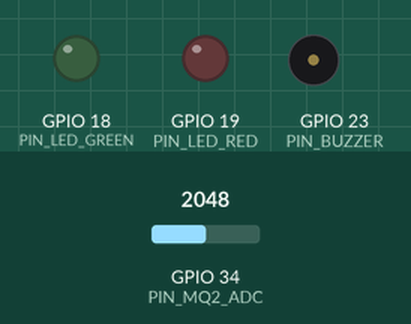
A sketch run on a simulated ESP32. Shown: output pins drawn as LEDs (lit = HIGH), buzzer (waves = sounding, pin HIGH). The inputs (shaded band) are chosen by the test bench; at power-on: GPIO 34 (PIN_MQ2_ADC) = 2048. WiFi joins after 1.5 s; servers stay silent unless stated; uploads are accepted with an empty reply; what the sketch prints to the serial monitor is not drawn.

Above: at 2.1 s.
At 11.6 s:
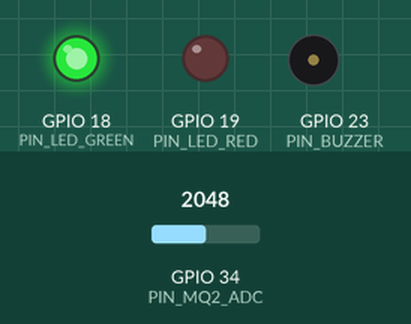
At 20.3 s:
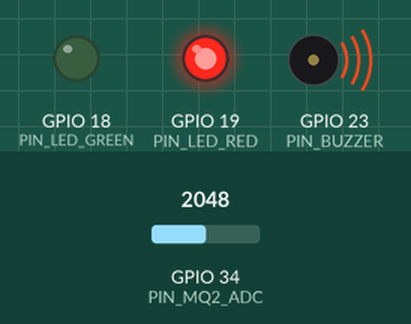
Timing chart, 0 to 21.8 s (numbered marks = the images above):
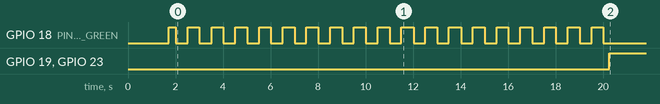

The sketch:

aeris_cloud_telemetry.ino
```cpp
/*
  =============================================================================
  AERIS · ESP32 + MQ-2 Cloud Telemetry Firmware (Production Architecture)
  =============================================================================

  Features:
  1. Autonomous Safety: MQ-2 sensor reading, threshold evaluation, Red/Green LEDs,
     and Buzzer operate inside an unblocked hardware loop regardless of Wi-Fi or Cloud status.
  2. Router Station Mode: Connects to home/college Wi-Fi with auto-reconnection.
  3. Outbound HTTPS Telemetry: Dispatches POST requests every 2000ms using millis()
     scheduling to avoid blocking sensor sampling.
  4. Secure Bearer Authentication: Transmits device token in Authorization header.
  5. JSON Protocol:
     {
       "deviceId": "aeris-esp32-01",
       "adc": 1248,
       "threshold": 1800,
       "ready": true,
       "alarm": false,
       "uptimeMs": 48320
     }
  =============================================================================
*/

#include <WiFi.h>
#include <WiFiClientSecure.h>
#include <HTTPClient.h>

// -----------------------------------------------------------------------------
// 1. Hardware Pin Definitions
// -----------------------------------------------------------------------------
const int PIN_MQ2_ADC   = 34; // MQ-2 Analog In (ADC1_CH6)
const int PIN_LED_GREEN = 18; // Green LED (Safe state)
const int PIN_LED_RED   = 19; // Red LED (Alarm state)
const int PIN_BUZZER    = 23; // Active Piezo Buzzer

// -----------------------------------------------------------------------------
// 2. Sensor & Safety Parameters
// -----------------------------------------------------------------------------
const int ALARM_THRESHOLD          = 1800;  // Raw 12-bit ADC trip level (0 - 4095)
const unsigned long WARMUP_TIME_MS = 20000; // 20s sensor heater stabilization delay

// -----------------------------------------------------------------------------
// 3. Network & Cloud Credentials
// -----------------------------------------------------------------------------
// Set your local router Wi-Fi credentials
const char* WIFI_SSID     = "YOUR_WIFI_NAME";
const char* WIFI_PASSWORD = "YOUR_WIFI_PASSWORD";

// Cloud Backend Endpoint (Live Vercel Serverless Function)
const char* API_URL       = "https://gasdetection.vercel.app/api/telemetry";
const char* DEVICE_ID     = "AERIS-01";
const char* DEVICE_TOKEN  = "aeris-secure-token";

// Optional: Root CA Certificate in PEM format for TLS verification
// If prototyping on a local HTTPS server, you can configure accordingly.
const char* ROOT_CA_CERTIFICATE = \
"-----BEGIN CERTIFICATE-----\n" \
"MIIFazCCA1OgAwIBAgIRAIIQz7DSQONZRGPgu2OCiwAwDQYJKoZIhvcNAQELBQAw\n" \
"TzELMAkGA1UEBhMCVVMxEzARBgNVBAoTCkdvb2dsZSBMTUMxHzAdBgNVBAMTFlRl\n" \
"c3QgUm9vdCBDZXJ0aWZpY2F0ZTAeFw0yMDAxMDEwMDAwMDBaFw0zMDAxMDEwMDAw\n" \
"MDBaME8xCzAJBgNVBAYTAlVTMRMwEQYDVQQKEwpHb29nbGUgTExDMR8wHQYDVQQD\n" \
"ExZUZXN0IFJvb3QgQ2VydGlmaWNhdGUwggEiMA0GCSqGSIb3DQEBAQUAA4IBDwAw\n" \
"ggEKAoIBAQC6N5...\n" \
"-----END CERTIFICATE-----\n";

// -----------------------------------------------------------------------------
// 4. Runtime State Variables
// -----------------------------------------------------------------------------
unsigned long systemStartTime     = 0;
unsigned long lastTelemetrySentAt = 0;
const unsigned long TELEMETRY_INTERVAL_MS = 2000; // 2-second rate limit

// Filtered ADC reading
int currentAdcValue  = 0;
bool currentIsAlarm  = false;
bool currentIsReady  = false;

// -----------------------------------------------------------------------------
// 5. Sensor Sampling (Oversampled & Averaged)
// -----------------------------------------------------------------------------
void sampleSensor() {
  // Average 8 quick samples to reduce electrical noise on ADC1
  long sum = 0;
  for (int i = 0; i < 8; i++) {
    sum += analogRead(PIN_MQ2_ADC);
    delayMicroseconds(150);
  }
  currentAdcValue = sum / 8;

  unsigned long now = millis();
  currentIsReady = (now - systemStartTime) >= WARMUP_TIME_MS;
  currentIsAlarm = currentIsReady && (currentAdcValue >= ALARM_THRESHOLD);
}

// -----------------------------------------------------------------------------
// 6. Autonomous Hardware Actuators (Non-Negotiable Safety Rule)
// -----------------------------------------------------------------------------
void updateHardwareOutputs() {
  unsigned long now = millis();

  if (!currentIsReady) {
    // Sensor heater warming up: blink green LED slowly (1 Hz), buzzer off
    digitalWrite(PIN_LED_GREEN, (now / 500) % 2);
    digitalWrite(PIN_LED_RED, LOW);
    digitalWrite(PIN_BUZZER, LOW);
  } else if (currentIsAlarm) {
    // Critical Gas Alarm: Green OFF, Red ON, Buzzer Active
    digitalWrite(PIN_LED_GREEN, LOW);
    digitalWrite(PIN_LED_RED, HIGH);
    digitalWrite(PIN_BUZZER, HIGH);
  } else {
    // Normal monitoring: Green ON, Red OFF, Buzzer Inactive
    digitalWrite(PIN_LED_GREEN, HIGH);
    digitalWrite(PIN_LED_RED, LOW);
    digitalWrite(PIN_BUZZER, LOW);
  }
}

// -----------------------------------------------------------------------------
// 7. Non-blocking HTTPS Telemetry Dispatcher
// -----------------------------------------------------------------------------
void publishTelemetry() {
  if (WiFi.status() != WL_CONNECTED) {
    // Wi-Fi not connected: do not attempt HTTP dispatch, local alarm continues uninterrupted
    return;
  }

  WiFiClientSecure client;

  // For production: validate certificate using client.setCACert(ROOT_CA_CERTIFICATE);
  // For initial prototype/development: client.setInsecure() can be used during onboarding.
  client.setInsecure();
  client.setTimeout(2500); // Strict timeout so network latency never stalls execution

  HTTPClient http;
  if (!http.begin(client, API_URL)) {
    Serial.println("[AERIS HTTP] Failed to initialize connection");
    return;
  }

  http.addHeader("Content-Type", "application/json");
  http.addHeader("Authorization", String("Bearer ") + DEVICE_TOKEN);
  http.setTimeout(2500);

  // Build JSON payload matching the protocol specification
  String payload = "{";
  payload += "\"deviceId\":\"" + String(DEVICE_ID) + "\",";
  payload += "\"adc\":" + String(currentAdcValue) + ",";
  payload += "\"threshold\":" + String(ALARM_THRESHOLD) + ",";
  payload += "\"ready\":" + String(currentIsReady ? "true" : "false") + ",";
  payload += "\"alarm\":" + String(currentIsAlarm ? "true" : "false") + ",";
  payload += "\"uptimeMs\":" + String(millis());
  payload += "}";

  int httpCode = http.POST(payload);

  if (httpCode > 0) {
    Serial.printf("[AERIS HTTP] Telemetry delivered (Code: %d) | ADC: %d | Alarm: %s\n",
                  httpCode, currentAdcValue, currentIsAlarm ? "YES" : "NO");
  } else {
    Serial.printf("[AERIS HTTP] POST failed, error: %s\n", http.errorToString(httpCode).c_str());
  }

  http.end();
}

// -----------------------------------------------------------------------------
// 8. System Setup
// -----------------------------------------------------------------------------
void setup() {
  Serial.begin(115200);
  delay(100);
  systemStartTime = millis();

  // Initialize GPIO directions
  pinMode(PIN_MQ2_ADC, INPUT);
  pinMode(PIN_LED_GREEN, OUTPUT);
  pinMode(PIN_LED_RED, OUTPUT);
  pinMode(PIN_BUZZER, OUTPUT);

  // Safe initial hardware state
  digitalWrite(PIN_LED_GREEN, LOW);
  digitalWrite(PIN_LED_RED, LOW);
  digitalWrite(PIN_BUZZER, LOW);

  Serial.println("\n==============================================");
  Serial.println("  AERIS · ESP32 Gas Monitor (Cloud Edition)");
  Serial.println("==============================================");

  // Initialize Wi-Fi in Station Mode (Station to router)
  WiFi.mode(WIFI_STA);
  WiFi.setAutoReconnect(true);
  WiFi.begin(WIFI_SSID, WIFI_PASSWORD);
  Serial.printf("[Wi-Fi] Initiating connection to SSID: %s\n", WIFI_SSID);

  // We do NOT stall setup indefinitely if router is unreachable
  // Initial quick connection probe (3 seconds max)
  unsigned long probeStart = millis();
  while (WiFi.status() != WL_CONNECTED && millis() - probeStart < 3000) {
    delay(200);
    Serial.print(".");
  }
  Serial.println();

  if (WiFi.status() == WL_CONNECTED) {
    Serial.print("[Wi-Fi] Connected! IP Address: ");
    Serial.println(WiFi.localIP());
  } else {
    Serial.println("[Wi-Fi] Connection in background. Proceeding with local monitoring.");
  }
}

// -----------------------------------------------------------------------------
// 9. Main Operational Loop
// -----------------------------------------------------------------------------
void loop() {
  // 1. High-frequency sensor sampling
  sampleSensor();

  // 2. Instantaneous local alarm control (independent of cloud)
  updateHardwareOutputs();

  // 3. Timed telemetry publishing (every 2000ms)
  unsigned long now = millis();
  if (now - lastTelemetrySentAt >= TELEMETRY_INTERVAL_MS) {
    lastTelemetrySentAt = now;
    publishTelemetry();
  }

  // 20ms iteration period
  delay(20);
}
```

Measured:
- by itself, GPIO 18 (PIN_LED_GREEN): repeats every 1.0 s: LOW 0.51 s, HIGH 0.49 s, until it stays LOW from 20.0 s
- by itself, GPIO 19 (PIN_LED_RED), GPIO 23 (PIN_BUZZER): LOW → HIGH at 20.3 s
